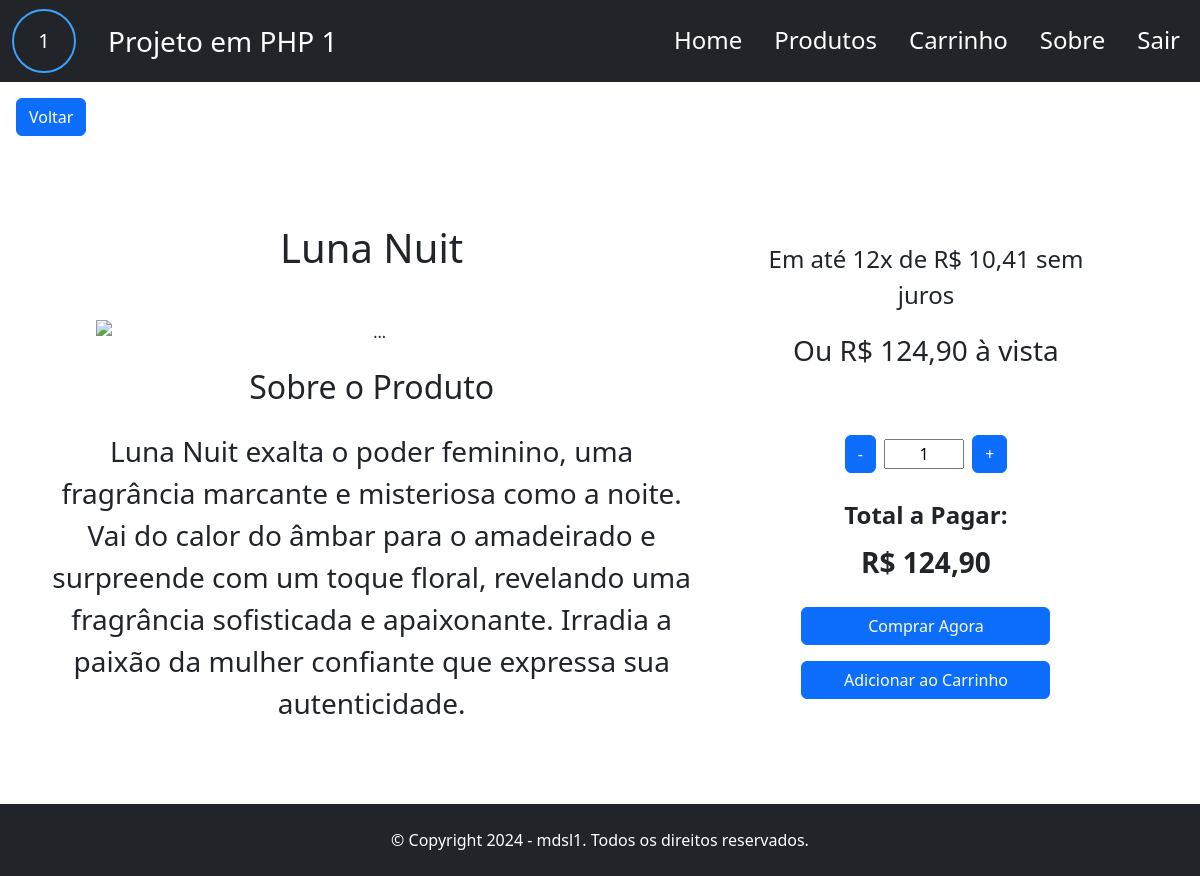
The page /pages/pagina_produto.php?id=1 (signed in) on the database its author committed.
### tables this page shows
CREATE TABLE `produtos` (
  `id` int NOT NULL AUTO_INCREMENT,
  `nome` varchar(200) NOT NULL,
  `preco` decimal(10,2) NOT NULL,
  `percentual_desconto` int DEFAULT '0',
  `descricao` text NOT NULL,
  `categoria` varchar(100) NOT NULL,
  `is_ativo` tinyint(1) NOT NULL DEFAULT '1',
  PRIMARY KEY (`id`)
);

### src/pages/pagina_produto.php (the view, shortened to what this page needs)
<?php
    require_once "../database/conexao_db.php";
    $id = intval(htmlspecialchars($_GET["id"]));
    $sql = "SELECT * FROM produtos WHERE id = ?";
    $stmt = $conn->prepare($sql);
    $stmt->execute([$id]);
    $produto = $stmt->fetch();
?>
<!DOCTYPE html>
<html lang="en">
<head>
    <link href="https://cdn.jsdelivr.net/npm/bootstrap@5.3.3/dist/css/bootstrap.min.css" rel="stylesheet">
</head>
<body>
    <header class="navbar navbar-expand-lg py-1 d-flex bg-dark justify-content-center align-items-center w-100" data-bs-theme="dark">
        <div class="container-fluid m-auto">
            <a class="navbar-brand text-white d-flex align-items-center fs-3 me-md-5 pe-md-5" href="#"><div id="logo" class="d-flex align-items-center justify-content-center bg-dark text-white fs-5" style="width: 4rem; height: 4rem; border: 2px solid #3da1ff; border-radius: 50%; margin-right: 2rem;">1</div> Projeto em PHP 1</a>
            <nav class="collapse navbar-collapse align-items-baseline justify-content-end" id="navbarNav">
                <ul class="navbar-nav nav-underline fs-4 text-white">
                    <li class="nav-item">
                        <a class="nav-link text-white" href="index.php">Home</a>
                    </li>
                    <li class="nav-item">
                        <a class="nav-link text-white" href="produtos.php">Produtos</a>
                    </li>
                    <li class="nav-item">
                        <a class="nav-link text-white" href="carrinho.php">Carrinho</a>
                    </li>
                    <li class="nav-item">
                        <a class="nav-link text-white" href="sobre.php">Sobre</a>
                    </li>
                    <li class="nav-item">
                        <?php if(!isset($_SESSION["id_cli"])) { ?>
                            <a class="nav-link text-white" href="login.php">Entrar</a>
                        <?php } else { ?>
                            <a class="nav-link text-white" href="backend/logoff.php">Sair</a>
                        <?php } ?>
                    </li>
                </ul>
            </nav>
        </div>
    </header>
    <a href="index.php" class="btn btn-primary mt-3 ms-3">Voltar</a>
    <main class="container-fluid w-100 d-flex align-items-center my-md-3 py-5 text-center flex-wrap">
        <div class="container col-12 col-md-7 d-flex flex-column align-items-center">
            <h1 class="fs-1 mb-4 mb-md-5 pt-md-4"><?= $produto["nome"]; ?></h1>
            <div id="carouselItem" class="carousel slide col-12 col-md-10">
                <div class="carousel-indicators">
                    <button type="button" data-bs-target="#carouselItem" data-bs-slide-to="0" class="active" aria-current="true" aria-label="Slide 1"></button>
                    <button type="button" data-bs-target="#carouselItem" data-bs-slide-to="1" aria-label="Slide 2"></button>
                    <button type="button" data-bs-target="#carouselItem" data-bs-slide-to="2" aria-label="Slide 3"></button>
                </div>
                <div class="carousel-inner">
                    <div class="carousel-item active">
                    <img src="https://i.pinimg.com/1200x/15/2c/2c/152c2c00f26647f91086a8899dec98d1.jpg" class="d-block w-100" alt="...">
                    </div>
                </div>
                <button class="carousel-control-prev" type="button" data-bs-target="#carouselItem" data-bs-slide="prev">
                    <span class="carousel-control-prev-icon" aria-hidden="true"></span>
                </button>
                <button class="carousel-control-next" type="button" data-bs-target="#carouselItem" data-bs-slide="next">
                    <span class="carousel-control-next-icon" aria-hidden="true"></span>
                </button>
            </div>
            <h2 class="my-4">Sobre o Produto</h2>
            <p class="fs-3"><?= $produto["descricao"]; ?></p>
        </div>
        <div class="container col-12 col-md-4 text-center me-md-5 pe-md-5">
            <p class="fs-4">Em até 12x de R$ <?= number_format(($produto["preco"]/12), 2 , ",", ".") ?> sem juros</p>
            <p class="fs-3">Ou R$ <?= number_format(($produto["preco"]), 2 , ",", ".") ?> à vista</p>
            <form class="d-flex flex-column align-items-center">
                <div id="qtdeItensControl" class="mt-3 mt-md-5 d-flex w-auto align-items-center justify-content-center gap-2">
                    <button type="button" id="rmvItem" class="btn btn-primary">-</button>
                    <input type="text" readonly name="qtdeItem" id="qtdeItem" value="1" class="text-center w-25">
                    <button type="button" id="addItem" class="btn btn-primary">+</button>
                </div>
                <p class="mt-4 mb-1 fs-4 fw-bold">Total a Pagar:</p>
                <p class="mt-1 fs-3 fw-bold" id="priceItem">R$ <?= number_format($produto["preco"], 2, ",", ".") ?></p>
                <button type="button" onclick="comprarAgora()" class="btn btn-primary w-75 w-md-50 mt-2">Comprar Agora</button>
                <button type="button" onclick="addToCarrinho()" class="btn btn-primary w-75 w-md-50 mt-3">Adicionar ao Carrinho</button>
            </form>
        </div>
    </main>
    <footer class="container-fluid w-100 px-3 py-4 bg-dark text-white text-center">
        <p class="m-0 fs-6 fs-md-5">&copy; Copyright 2024 - mdsl1. Todos os direitos reservados.</p>
    </footer>
</body>
</html>

### rows shown on the page
produtos: nome "Luna Nuit", descricao "Luna Nuit exalta o poder feminino, uma fragrância marcante e misteriosa como a noite. Vai do calor do âmbar para o amadeirado e surpreende com um toque floral, revelando uma fragrância sofisticada e apaixonante. Irradia a paixão da mulher confiante que expressa sua autenticidade.", $produto['preco']/12 "10,41", preco "124,90"
